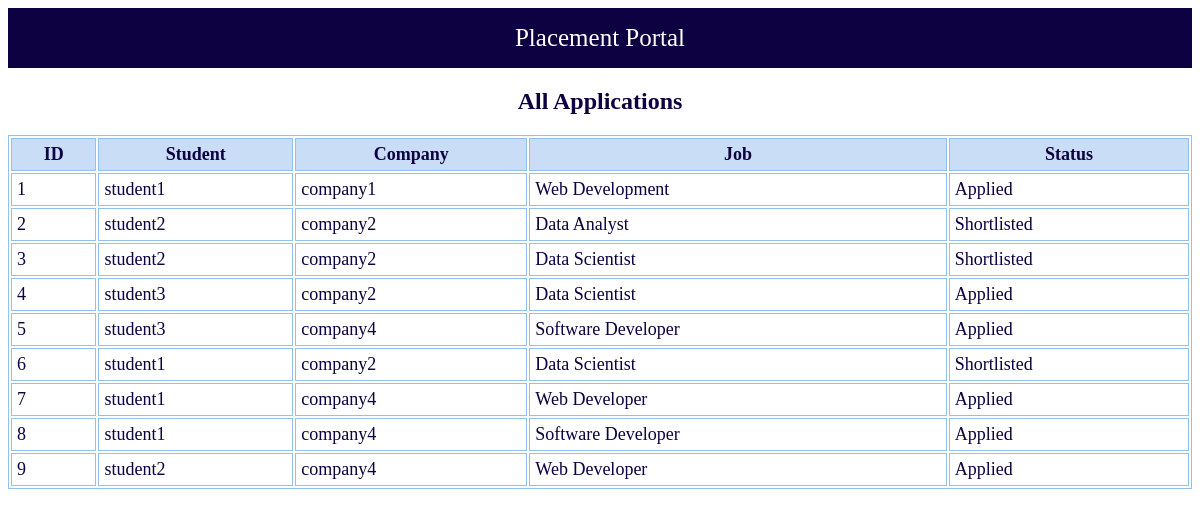
Screenshot of /admin/applications (signed in) with the database file from the repository.
### tables this page shows
CREATE TABLE applications(
        id INTEGER PRIMARY KEY AUTOINCREMENT,
        student_id INTEGER NOT NULL,
        drive_id INTEGER NOT NULL,
        status TEXT NOT NULL DEFAULT 'Applied',
        UNIQUE(student_id, drive_id),
        FOREIGN KEY(student_id) REFERENCES students(id) ON DELETE CASCADE,
        FOREIGN KEY(drive_id) REFERENCES drives(id) ON DELETE CASCADE
    );

CREATE TABLE students(
        id INTEGER PRIMARY KEY AUTOINCREMENT,
        name TEXT NOT NULL,
        email TEXT UNIQUE NOT NULL,
        password TEXT NOT NULL,
        contact TEXT,
        resume TEXT,
        status TEXT NOT NULL DEFAULT 'active'
    );

CREATE TABLE companies(
        id INTEGER PRIMARY KEY AUTOINCREMENT,
        name TEXT NOT NULL,
        email TEXT NOT NULL,
        password TEXT NOT NULL,
        website TEXT,
        hr_contact TEXT,
        status TEXT NOT NULL DEFAULT 'pending'
    );

CREATE TABLE drives(
        id INTEGER PRIMARY KEY AUTOINCREMENT,
        company_id INTEGER,
        job_title TEXT,
        skills TEXT,
        experience TEXT,
        salary TEXT,
        status TEXT DEFAULT 'pending',
        FOREIGN KEY(company_id) REFERENCES companies(id)
    );

### app.py (the view)
@app.route("/admin/applications")
def admin_applications():
    if "admin" not in session:
        return redirect("/")
    db = get_db()
    applications = db.execute("""
        SELECT applications.*,
               students.name AS student_name,
               drives.job_title,
               companies.name AS company_name
        FROM applications
        JOIN students ON applications.student_id = students.id
        JOIN drives ON applications.drive_id = drives.id
        JOIN companies ON drives.company_id = companies.id
    """).fetchall()
    return render_template("admin/applications.html", applications=applications)

### database.py (called while the page is built)
def get_db():
    conn = sqlite3.connect("placement.db")
    conn.row_factory = sqlite3.Row
    return conn

### templates/admin/applications.html
{% extends "base.html" %}
{% block content %}
<h2>All Applications</h2>
<table class="table-border">
    <tr>
        <th>ID</th>
        <th>Student</th>
        <th>Company</th>
        <th>Job</th>
        <th>Status</th>
    </tr>
    {% for a in applications %}
    <tr>
        <td>{{ a.id }}</td>
        <td>{{ a.student_name }}</td>
        <td>{{ a.company_name }}</td>
        <td>{{ a.job_title }}</td>
        <td>{{ a.status }}</td>
    </tr>
    {% endfor %}
</table>
{% endblock %}

### static/style.css (style rules this page uses)
h2 { color: #0d0141; text-align: center; }
.table-border { border: 1px solid #92c1ef; width: 100%; color: #0d0141; }
.table-border th, .table-border td { border: 1px solid #92c1ef; padding: 5px; font-size: 18px; }
th { background-color: #caddf7; }

### rows the page displays
applications: id "1", student_name "student1", company_name "company1", job_title "Web Development", status "Applied"
applications: id "2", student_name "student2", company_name "company2", job_title "Data Analyst", status "Shortlisted"
applications: id "3", student_name "student2", company_name "company2", job_title "Data Scientist", status "Shortlisted"
applications: id "4", student_name "student3", company_name "company2", job_title "Data Scientist", status "Applied"
applications: id "5", student_name "student3", company_name "company4", job_title "Software Developer", status "Applied"
applications: id "6", student_name "student1", company_name "company2", job_title "Data Scientist", status "Shortlisted"
applications: id "7", student_name "student1", company_name "company4", job_title "Web Developer", status "Applied"
applications: id "8", student_name "student1", company_name "company4", job_title "Software Developer", status "Applied"
applications: id "9", student_name "student2", company_name "company4", job_title "Web Developer", status "Applied"
